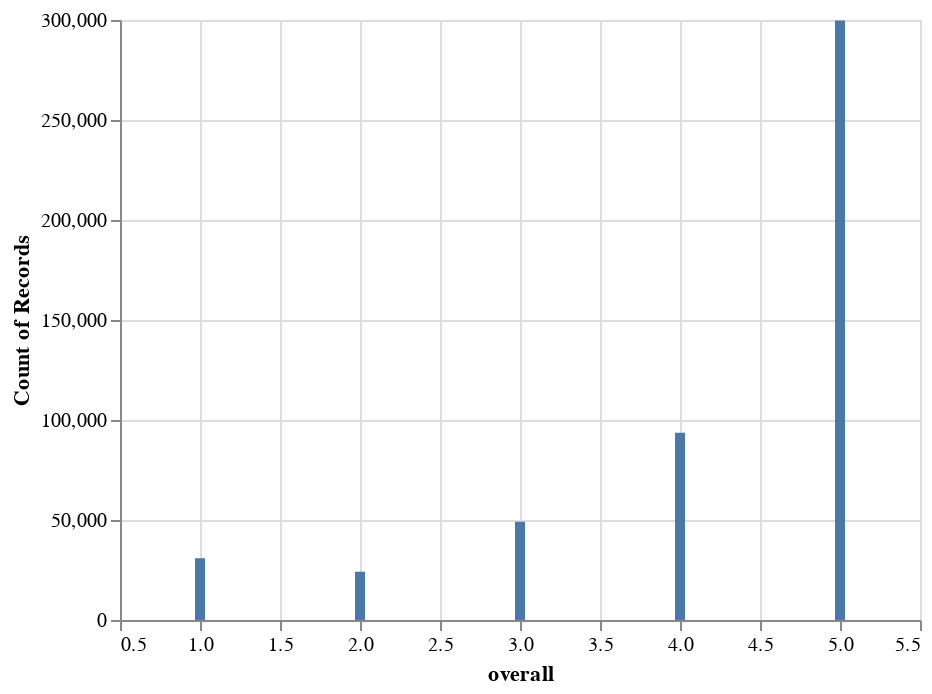

Here is the notebook cell this chart was saved with:
### Code cell
from altair_transform import transform_chart
new_chart = transform_chart(chart)
new_chart

### Figure 1 — Vega-Lite specification as saved in the notebook (floating-point values rounded to 4 significant figures)
{"config": {"view": {"continuousWidth": 400, "continuousHeight": 300}}, "data": {"name": "data-3a1b7eea58d31fc289b20724ad97250c"}, "mark": "bar", "encoding": {"x": {"type": "quantitative", "field": "overall"}, "y": {"type": "quantitative", "field": "__count", "title": "Count of Records"}}, "$schema": "https://vega.github.io/schema/vega-lite/v4.8.1.json", "datasets": {"data-3a1b7eea58d31fc289b20724ad97250c": [{"overall": 1.0, "__count": 30883}, {"overall": 2.0, "__count": 24135}, {"overall": 3.0, "__count": 49146}, {"overall": 4.0, "__count": 93654}, {"overall": 5.0, "__count": 299759}]}}
